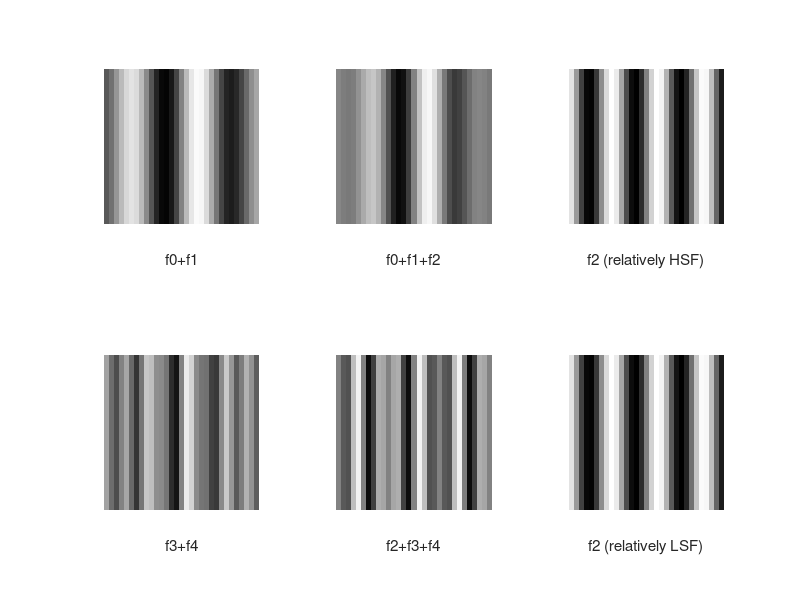

The MATLAB source for this figure:
% Produce freq gratings similar to Christman et al (1991)
% see also Kitterle_etal_1992_stims

clear all; %close all;
vertical = false;

%% Christman
x = linspace(-pi, pi, 31);
f0 = 1.88* (2*pi);
f1 = 2.54* (2*pi);
f2 = 3.28 * (2*pi);
f3 = 4.50 * (2*pi);
f4 = 7.50 * (2*pi);

minmax = [0 1];

y0 = mean(minmax) + (diff(minmax)/2)*sin((f0/(2*pi)) * x);
y1 = mean(minmax) + (diff(minmax)/2)*sin((f1/(2*pi)) * x);

y2 = mean(minmax) + (diff(minmax)/2)*sin((f2/(2*pi)) * x);

y3 = mean(minmax) + (diff(minmax)/2)*sin((f3/(2*pi)) * x);
y4 = mean(minmax) + (diff(minmax)/2)*sin((f4/(2*pi)) * x);

figure;

if (vertical)
    %subplot(2,3,1);
    subplot(3,2,1);
    imshow( repmat( (y0+y1)/2, length(x), 1) );
    xlabel('f0+f1');

    subplot(3,2,3);
    %subplot(2,3,2);
    imshow( repmat( (y0+y1+y2)/3, length(x), 1) );
    xlabel('f0+f1+f2');

    subplot(3,2,5);
    %subplot(2,3,3);
    imshow( repmat(y2, length(x), 1) );
    xlabel('f2 (relatively HSF)');


    subplot(3,2,2);
    %subplot(2,3,4);
    imshow( repmat((y3+y4)/2, length(x), 1) );
    xlabel('f3+f4');

    subplot(3,2,4);
    %subplot(2,3,5);
    imshow( repmat((y2+y3+y4)/3, length(x), 1) );
    xlabel('f2+f3+f4');

    subplot(3,2,6);
    %subplot(2,3,6);
    imshow( repmat(y2, length(x), 1) );
    xlabel('f2 (relatively LSF)');
else

    subplot(2,3,1);
    imshow( repmat( (y0+y1)/2, length(x), 1) );
    xlabel('f0+f1');

    subplot(2,3,2);
    imshow( repmat( (y0+y1+y2)/3, length(x), 1) );
    xlabel('f0+f1+f2');

    subplot(2,3,3);
    imshow( repmat(y2, length(x), 1) );
    xlabel('f2 (relatively HSF)');


    subplot(2,3,4);
    imshow( repmat((y2+y3+y4)/3, length(x), 1) );
    xlabel('f3+f4');

    subplot(2,3,5);
    imshow( repmat((y3+y4)/2, length(x), 1) );
    xlabel('f2+f3+f4');

    subplot(2,3,6);
    imshow( repmat(y2, length(x), 1) );
    xlabel('f2 (relatively LSF)');
end
